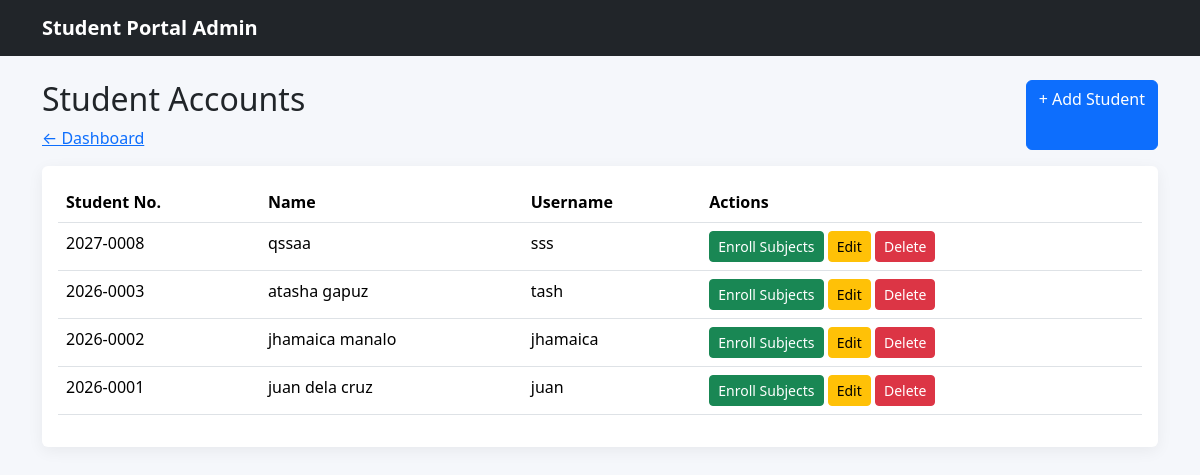
/jammi/admin/students/index.php (signed in), run on the app's committed database.
### tables this page shows
CREATE TABLE `users` (
  `id` int(11) NOT NULL,
  `student_no` varchar(30) DEFAULT NULL,
  `full_name` varchar(100) NOT NULL,
  `username` varchar(50) NOT NULL,
  `password` varchar(255) NOT NULL,
  `role` enum('admin','student') NOT NULL DEFAULT 'student'
);

### jammi/admin/students/index.php (the view, shortened to what this page needs)
<?php
 include "../../config/database.php";
 $sql = "SELECT * FROM  users WHERE  role='student' ORDER BY id DESC";
 $result = mysqli_query($conn, $sql);
?>
<!doctype html>
<html lang="en">
<head>
    <link
        href="../../assets/vendor/bootstrap/css/bootstrap.min.css"
        rel="stylesheet"
    >
    <link
        href="../../assets/css/style.css"
        rel="stylesheet"
    >
</head>
<body>
    <nav class="navbar navbar-dark bg-dark">
        <div class="container">
            <a
                class="navbar-brand"
                href="dashboard.html"
            >
                Student Portal Admin
            </a>
        </div>
    </nav>
    <div class="container py-4">
        <div class="d-flex justify-content-between mb-3">
            <div>
                <h2>Student Accounts</h2>
                <a href="../dashboard.php">
                    ← Dashboard
                </a>
            </div>
            <a
                class="btn btn-primary"
                href="create.php"
            >
                + Add Student
            </a>
        </div>
        <div class="card">
            <div class="card-body">
                <table class="table table-hover">
                    <thead>
                        <tr>
                            <th>Student No.</th>
                            <th>Name</th>
                            <th>Username</th>
                            <th>Actions</th>
                        </tr>
                    </thead>
                    <tbody>
                         <?php while($row = mysqli_fetch_assoc($result)){?>
                        <tr>
                            <td><?php echo htmlspecialchars($row["student_no"]);?></td>
                            <td>
                                <?php echo htmlspecialchars($row["full_name"]);?>
                            </td>
                            <td>
                                 <?php echo htmlspecialchars($row["username"]);?>
                            </td>
                            <td>
                                <a
                                    class="btn btn-success btn-sm"
                                    href="enroll.html"
                                >
                                    Enroll Subjects
                                </a>
                                <a
                                    class="btn btn-warning btn-sm"
                                    href="student_form.html"
                                >
                                    Edit
                                </a>
                                <button
                                    class="btn btn-danger btn-sm"
                                >
                                    Delete
                                </button>
                            </td>
                        </tr>
                     <?php }?>
                    </tbody>
                </table>
            </div>
        </div>
    </div>
</body>
</html>

### jammi/assets/css/style.css (style rules this page uses)
body { background: #f5f7fb; }
.navbar-brand { font-weight: 700; }
.card { border: 0; box-shadow: 0 0.25rem 1rem rgba(0,0,0,.06); }

### data on the page
users: student_no "2027-0008", full_name "qssaa", username "sss"
users: student_no "2026-0003", full_name "atasha gapuz", username "tash"
users: student_no "2026-0002", full_name "jhamaica manalo", username "jhamaica"
users: student_no "2026-0001", full_name "juan dela cruz", username "juan"
